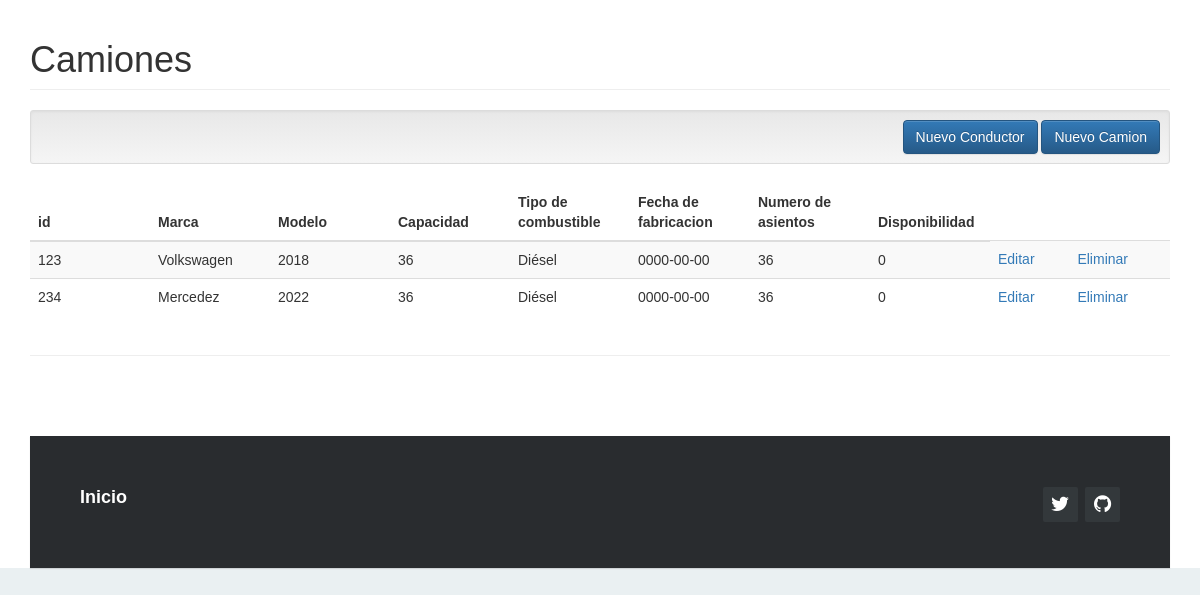
Page /?c=camion on the committed database.
### tables this page shows
CREATE TABLE `camion` (
  `id` int(11) UNSIGNED NOT NULL,
  `marca` varchar(100) NOT NULL,
  `modelo` int(11) NOT NULL,
  `capacidad` int(11) NOT NULL,
  `tipo_combustible` varchar(100) NOT NULL,
  `fecha_fabricacion` date NOT NULL,
  `num_asientos` int(11) NOT NULL,
  `disponibilidad` int(11) NOT NULL
);

### Controller/camion.controller.php (called while the page is built, shortened)
<?php
require_once 'model/camion.php';
class CamionController {
    public function __CONSTRUCT() {
        $this->model = new Camion();
    }
    public function Index() {
        require_once 'view/header.php';
        require_once 'view/camion/camion.php';
        require_once 'view/footer.php';
    }
}
?>

### Model/database.php (called while the page is built)
<?php
class Database
{
    public static function Conectar()
    {
        $usuario = 'root';
        $contrasena = '';
        try {
            $conductor = new PDO('mysql:host=localhost;dbname=central_camionera;charset=utf8', $usuario, $contrasena);
            $conductor->setAttribute(PDO::ATTR_ERRMODE, PDO::ERRMODE_EXCEPTION);
            return $conductor;
        } catch (PDOException $ex) {
            return null;
        }
    }
}
?>

### Model/camion.php (called while the page is built, shortened)
<?php
class Camion
{
    private $camion;
    public function __construct()
    {
        try
        {
            $this->camion = Database::Conectar();
        }
        catch (Exception $e)
        {
            die($e->getMessage());
        }
    }
    public function Listar()
    {
        try
        {
            $stm = $this->camion->prepare("SELECT * FROM camion");
            $stm->execute();
            return $stm->fetchAll(PDO::FETCH_OBJ);
        }
        catch (Exception $e)
        {
            die($e->getMessage());
        }
    }
}
?>

### View/camion/camion.php (the view)
<h1 class="page-header">Camiones </h1>
<div class="well well-sm text-right">
    <a class="btn btn-primary" href="?c=conductor&a=Nuevo">Nuevo Conductor</a>
    <a class="btn btn-primary" href="?c=camion&a=Nuevo">Nuevo Camion</a>
</div>
<table class="table table-striped">
    <thead>
        <tr>
            <th style="width:120px;">id</th>
            <th style="width:120px;">Marca</th>
            <th style="width:120px;">Modelo</th>
            <th style="width:120px;">Capacidad</th>
            <th style="width:120px;">Tipo de combustible</th>
            <th style="width:120px;">Fecha de fabricacion</th>
            <th style="width:120px;">Numero de asientos</th>
            <th style="width:120px;">Disponibilidad</th>
        </tr>
    </thead>
    <tbody>
        <?php foreach($this->model->Listar() as $r): ?>
        <tr>
            <td><?php echo $r->id; ?></td>
            <td><?php echo $r->marca; ?></td>
            <td><?php echo $r->modelo; ?></td>
            <td><?php echo $r->capacidad; ?></td>
            <td><?php echo $r->tipo_combustible; ?></td>
            <td><?php echo $r->fecha_fabricacion; ?></td>
            <td><?php echo $r->num_asientos; ?></td>
            <td><?php echo $r->disponibilidad; ?></td>
            <td>
                <a href="?c=camion&a=Crud&id=<?php echo $r->id; ?>">Editar</a>
            </td>
            <td>
                <a onclick="javascript:return confirm('¿Seguro de eliminar este registro?');" href="?c=camion&a=Eliminar&id=<?php echo $r->id; ?>">Eliminar</a>
            </td>
        </tr>
        <?php endforeach; ?>
    </tbody>
</table>

### assets/css/demo.css (style rules this page uses)
* { padding:0; margin:0; }
html { background-color: #eaf0f2; }
body { font:14px/1.5 Arial, Helvetica, sans-serif; }

### rows in the picture
camion: id "123", marca "Volkswagen", modelo "2018", capacidad "36", tipo_combustible "Diésel", fecha_fabricacion "0000-00-00", num_asientos "36", disponibilidad "0"
camion: id "234", marca "Mercedez", modelo "2022", capacidad "36", tipo_combustible "Diésel", fecha_fabricacion "0000-00-00", num_asientos "36", disponibilidad "0"
